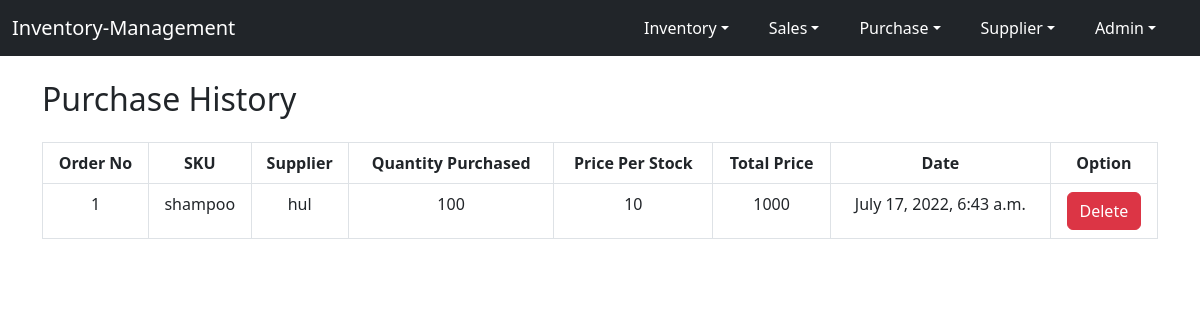
The app's page /purchase/purchase-history/ (signed in) with its own data.
### purchase/models.py (models this page shows, shortened)
class NewStockModel(models.Model):
    order_no = models.IntegerField(primary_key=True)
    sku = models.ForeignKey(InventoryModel, on_delete=models.CASCADE)
    supplier = models.ForeignKey(SupplierModel, on_delete=models.CASCADE)
    quantity = models.IntegerField()
    price = models.IntegerField()
    total_price = models.IntegerField()
    date = models.DateTimeField(auto_now=True)

### inventory/models.py (models this page shows)
class InventoryModel(models.Model):
    sku = models.CharField(max_length=100)
    available_quantity = models.IntegerField()
    def __str__(self):
        return self.sku

### supplier/models.py (models this page shows)
class SupplierModel(models.Model):
    name = models.CharField(max_length=100)
    contact = models.IntegerField()
    email = models.EmailField()
    address = models.TextField()
    def __str__(self):
        return self.name

### purchase/views.py (the view)
# urls.py: path('purchase-history/', views.purchase_history, name='purchase-history'),
@login_required
def purchase_history(request):
    purchases = NewStockModel.objects.all()
    return render(request, 'purchase/purchase_history.html', {
        'purchases': purchases
    })

### purchase/templates/purchase/purchase_history.html (shortened to what this page needs)
{% extends 'base.html' %}
{% block content %}
    <div class='container'>
        <h2 class='mt-4'>Purchase History</h2>
        <table class="table mt-4 table-bordered text-center">
            <thead>
              <tr>
                <th scope="col">Order No</th>
                <th scope="col">SKU</th>
                <th scope="col">Supplier</th>
                <th scope="col">Quantity Purchased</th>
                <th scope="col">Price Per Stock</th>
                <th scope="col">Total Price</th>
                <th scope="col">Date</th>
                <th scope="col">Option</th>
              </tr>
            </thead>
            <tbody>
                {% for purchase in purchases %}
                    <tr>
                        <td>{{ purchase.order_no }}</td>
                        <td>{{ purchase.sku }}</td>
                        <td>{{ purchase.supplier }}</td>
                        <td>{{ purchase.quantity }}</td>
                        <td>{{ purchase.price }}</td>
                        <td>{{ purchase.total_price }}</td>
                        <td>{{ purchase.date }}</td>
                        <td><a class='btn btn-danger' href={% url 'delete-purchase' purchase.order_no %}>Delete</a></td>
                    </tr>
                {% endfor %}
            </tbody>
          </table>
    </div>
{% endblock %}

### templates/base.html (shortened to what this page needs)
<!DOCTYPE html>
<html lang="en">
<head>
    <link href="https://cdn.jsdelivr.net/npm/bootstrap@5.2.0-beta1/dist/css/bootstrap.min.css" rel="stylesheet">
</head>
<body>
    <nav class="navbar navbar-expand-lg navbar-dark bg-dark">
        <div class="container-fluid">
            {% if not user.is_authenticated %}
                <a class="navbar-brand" href="{% url 'sign-in' %}">
                    Inventory-Management
                </a>
            {% else %}
                <a class="navbar-brand" href="{% url 'index' %}">
                    Inventory-Management
                </a>
            {% endif %}
            <ul class="nav justify-content-end ">
                {% if not user.is_authenticated %}
                    <li class="nav-item">
                        <a class="nav-link text-white" href="{% url 'sign-up' %}">Sign Up</a>
                    </li>
                 {% else %}
                    <div class="collapse navbar-collapse" id="navbarNavDarkDropdown">
                        <ul class="navbar-nav">
                            <li class="nav-item dropdown me-4">
                                <a class="nav-link text-white dropdown-toggle" href="{% url 'index' %} id="navbarDarkDropdownMenuLink" role="button" data-bs-toggle="dropdown" aria-expanded="false"">Inventory</a>
                            </li>
                            <li class="nav-item dropdown me-4">
                                <a class="nav-link text-white dropdown-toggle" href="{% url 'index' %} id="navbarDarkDropdownMenuLink" role="button" data-bs-toggle="dropdown" aria-expanded="false"">Sales</a>
                            </li>
                            <li class="nav-item dropdown me-4">
                                <a class="nav-link text-white dropdown-toggle" href="#" id="navbarDarkDropdownMenuLink" role="button" data-bs-toggle="dropdown" aria-expanded="false">Purchase</a>
                            </li>
                            <li class="nav-item dropdown me-4">
                                <a class="nav-link text-white dropdown-toggle" href="#" id="navbarDarkDropdownMenuLink" role="button" data-bs-toggle="dropdown" aria-expanded="false">Supplier</a>
                            </li>
                            <li class="nav-item dropdown me-4">
                                <a class="nav-link text-white dropdown-toggle" href="#" id="navbarDarkDropdownMenuLink" role="button" data-bs-toggle="dropdown" aria-expanded="false">{{user.username|capfirst}}</a>
                            </li>
                        </ul>
                    </div>
                {% endif %}
            </ul>
        </div>
    </nav>
    {% block content %}
    {% endblock %}
</body>
</html>

### records on screen
NewStockModel: order_no "1", sku "shampoo", supplier "hul", quantity "100", price "10", total_price "1000", date "July 17, 2022, 6:43 a.m."

### other values on screen
{{ user.username|capfirst }} "Admin"
